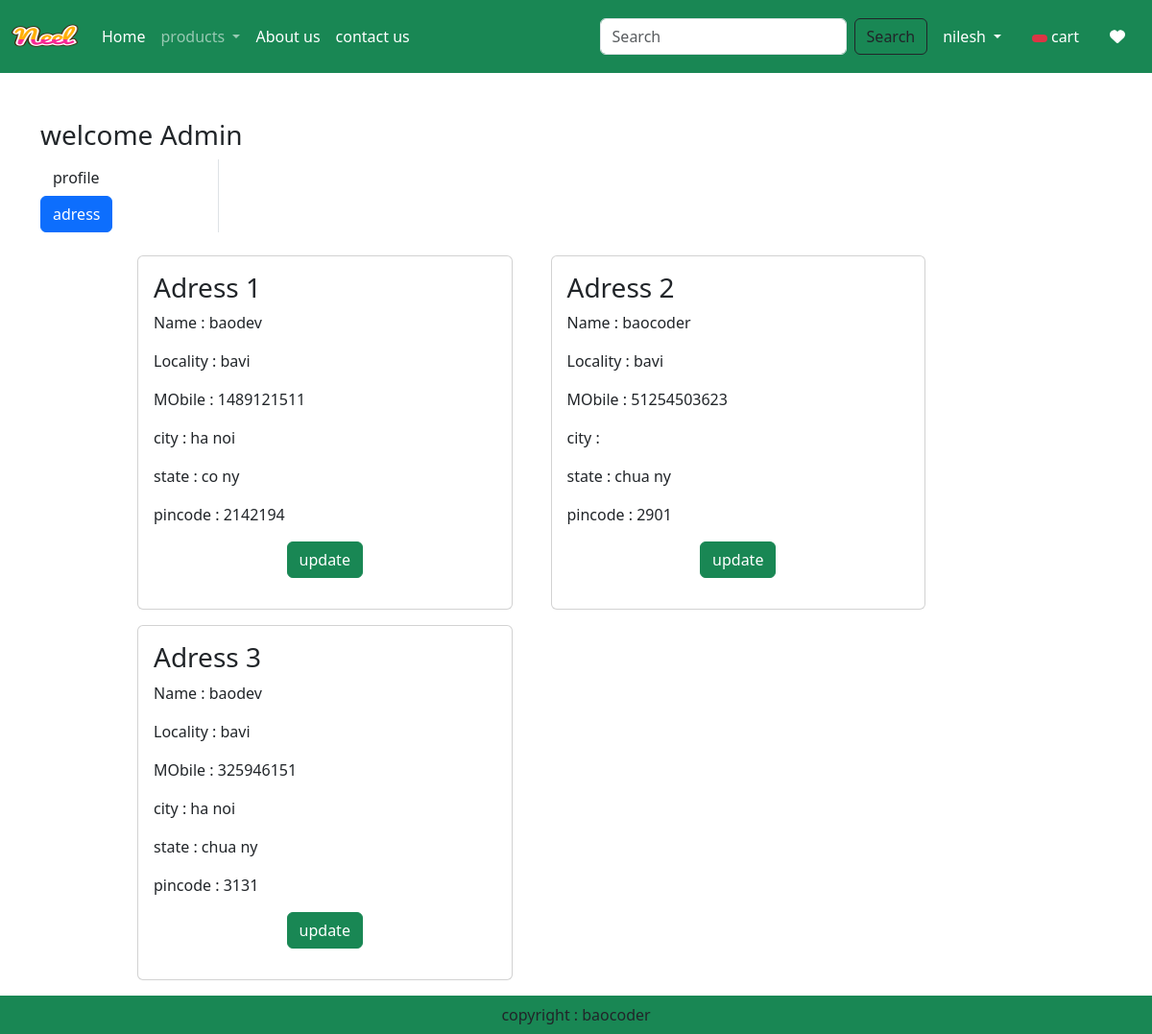
The page /address/ (signed in) on the database its author committed.
### app/models.py (models this page shows, shortened)
class Customer(models.Model):
    user = models.ForeignKey(User,on_delete=models.CASCADE)
    name = models.CharField(max_length=200)
    locality = models.CharField(max_length=200)
    city = models.CharField(max_length=50)
    mobile = models.IntegerField(default=0)
    zipcode = models.IntegerField()
    state = models.CharField(max_length=200)

### app/views.py (the view)
# urls.py: path("address/", views.address, name="address"),
def address(req):
    add = Customer.objects.filter(user = req.user)
    return render(req,'app/address.html',locals())

### app/templates/app/address.html (shortened to what this page needs)
{% extends 'app/base.html' %}
{% load static %}
{% block main-content %}
<div class="container my-5">
    <div class="row">
        <h3>welcome <span class="text-capitalize">
            {{request.user}}
        </span></h3>
    </div>
    <div class="col-sm-2 border-end">
        <ul class="list-unstyled">
            <li class="d-gird"><a href="{% url 'profile' %}" class="btn "> profile</a></li>
            <li class="d-gird"><a href="{% url 'address' %}" class="btn btn-primary">adress</a></li>
        </ul>
    </div>
    <div class="col-sm-9 offset-sm-1">
        <div class="row">
            {% for ad in add %}
                <div class="col-sm-6">
                    <div class="card m-2">
                        <div class="card-body">
                            <h3>Adress {{ forloop.counter}}</h3>
                            <p>Name : {{ad.name}}</p>
                            <p>Locality : {{ad.locality}}</p>
                            <p>MObile : {{ad.mobile}}</p>
                            <p>city : {{ad.city}}</p>
                            <p>state : {{ad.state}}</p>
                            <p>pincode : {{ad.zipcode}}</p>
                            <p class="text-center"><a href="{% url 'updateAddress' pk=ad.id %}" class="btn btn-success">update</a></p>
                        </div>
                    </div>
                </div>
            {% endfor %}
        </div>
    </div>
</div>
{% endblock main-content %}

### rows shown on the page
Customer: name "baodev", locality "bavi", mobile "1489121511", city "ha noi", state "co ny", zipcode "2142194"
Customer: name "baocoder", locality "bavi", mobile "51254503623", state "chua ny", zipcode "2901"
Customer: name "baodev", locality "bavi", mobile "325946151", city "ha noi", state "chua ny", zipcode "3131"

### other values the page prints
{{ request.user }} "Admin"
